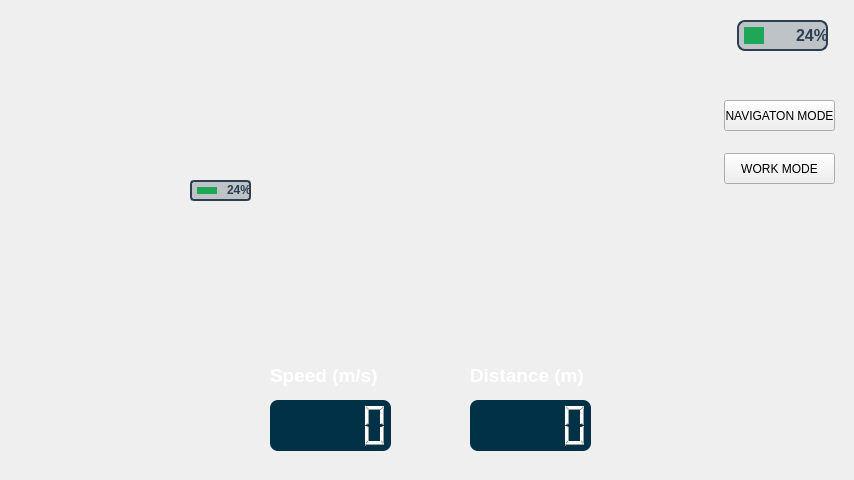
<?xml version="1.0" encoding="UTF-8"?>
<ui version="4.0">
 <class>RobotUIApp</class>
 <widget class="QMainWindow" name="RobotUIApp">
  <property name="enabled">
   <bool>true</bool>
  </property>
  <property name="geometry">
   <rect>
    <x>0</x>
    <y>0</y>
    <width>854</width>
    <height>480</height>
   </rect>
  </property>
  <property name="minimumSize">
   <size>
    <width>854</width>
    <height>480</height>
   </size>
  </property>
  <property name="maximumSize">
   <size>
    <width>3840</width>
    <height>2160</height>
   </size>
  </property>
  <property name="windowTitle">
   <string>RobotUI</string>
  </property>
  <widget class="QWidget" name="centralwidget">
   <widget class="QLabel" name="nav_primary_camera_label">
    <property name="geometry">
     <rect>
      <x>0</x>
      <y>0</y>
      <width>854</width>
      <height>480</height>
     </rect>
    </property>
    <property name="minimumSize">
     <size>
      <width>854</width>
      <height>480</height>
     </size>
    </property>
    <property name="maximumSize">
     <size>
      <width>3840</width>
      <height>2160</height>
     </size>
    </property>
    <property name="styleSheet">
     <string notr="true">color: rgb(22, 51, 79)</string>
    </property>
    <property name="locale">
     <locale language="English" country="UnitedStates"/>
    </property>
    <property name="lineWidth">
     <number>0</number>
    </property>
    <property name="text">
     <string/>
    </property>
   </widget>
   <widget class="QLabel" name="nav_secondary_camera_label">
    <property name="geometry">
     <rect>
      <x>30</x>
      <y>30</y>
      <width>220</width>
      <height>140</height>
     </rect>
    </property>
    <property name="locale">
     <locale language="English" country="UnitedStates"/>
    </property>
    <property name="text">
     <string/>
    </property>
   </widget>
   <widget class="QPushButton" name="snapshot_button">
    <property name="geometry">
     <rect>
      <x>755</x>
      <y>220</y>
      <width>51</width>
      <height>51</height>
     </rect>
    </property>
    <property name="locale">
     <locale language="English" country="UnitedStates"/>
    </property>
    <property name="text">
     <string/>
    </property>
    <property name="icon">
     <iconset>
      <normaloff>img/dslr-camera.png</normaloff>
      <normalon>img/dslr-camera.png</normalon>img/dslr-camera.png</iconset>
    </property>
    <property name="iconSize">
     <size>
      <width>51</width>
      <height>51</height>
     </size>
    </property>
    <property name="flat">
     <bool>true</bool>
    </property>
   </widget>
   <widget class="QPushButton" name="record_button">
    <property name="geometry">
     <rect>
      <x>760</x>
      <y>300</y>
      <width>40</width>
      <height>40</height>
     </rect>
    </property>
    <property name="locale">
     <locale language="English" country="UnitedStates"/>
    </property>
    <property name="text">
     <string/>
    </property>
    <property name="icon">
     <iconset>
      <normaloff>img/record.png</normaloff>
      <normalon>img/record.png</normalon>img/record.png</iconset>
    </property>
    <property name="iconSize">
     <size>
      <width>51</width>
      <height>51</height>
     </size>
    </property>
    <property name="flat">
     <bool>true</bool>
    </property>
   </widget>
   <widget class="QLCDNumber" name="speed_display">
    <property name="geometry">
     <rect>
      <x>270</x>
      <y>400</y>
      <width>121</width>
      <height>51</height>
     </rect>
    </property>
    <property name="autoFillBackground">
     <bool>false</bool>
    </property>
    <property name="styleSheet">
     <string notr="true">QLabel {
    font-family: 'Roboto', sans-serif;
    font-size: 18px;
    font-weight: bold;
    color: #ffffff; /* White text */
    background-color: #2c3e50; /* Dark blue background */
    border-radius: 10px;
    padding: 10px;
}
QLCDNumber {
    background-color: rgb(0, 49, 71); /* Teal color */
    color: #ffffff; /* White text */
    border-radius: 8px;
    padding: 10px;
}</string>
    </property>
    <property name="locale">
     <locale language="English" country="UnitedStates"/>
    </property>
   </widget>
   <widget class="QLCDNumber" name="distance_display">
    <property name="geometry">
     <rect>
      <x>470</x>
      <y>400</y>
      <width>121</width>
      <height>51</height>
     </rect>
    </property>
    <property name="autoFillBackground">
     <bool>false</bool>
    </property>
    <property name="styleSheet">
     <string notr="true">QLabel {
    font-family: 'Roboto', sans-serif;
    font-size: 18px;
    font-weight: bold;
    color: #ffffff; /* White text */
    background-color: #2c3e50; /* Dark blue background */
    border-radius: 10px;
    padding: 10px;
}
QLCDNumber {
    background-color: rgb(0, 49, 71); /* Teal color */
    color: #ffffff; /* White text */
    border-radius: 8px;
    padding: 10px;
}</string>
    </property>
    <property name="locale">
     <locale language="English" country="UnitedStates"/>
    </property>
   </widget>
   <widget class="QLabel" name="speed_label">
    <property name="geometry">
     <rect>
      <x>270</x>
      <y>360</y>
      <width>111</width>
      <height>31</height>
     </rect>
    </property>
    <property name="font">
     <font>
      <pointsize>14</pointsize>
      <bold>true</bold>
     </font>
    </property>
    <property name="styleSheet">
     <string notr="true">color: rgb(255, 255, 255)</string>
    </property>
    <property name="locale">
     <locale language="English" country="UnitedStates"/>
    </property>
    <property name="text">
     <string>Speed (m/s)</string>
    </property>
    <property name="textFormat">
     <enum>Qt::PlainText</enum>
    </property>
   </widget>
   <widget class="QLabel" name="distance_label">
    <property name="geometry">
     <rect>
      <x>470</x>
      <y>360</y>
      <width>121</width>
      <height>31</height>
     </rect>
    </property>
    <property name="font">
     <font>
      <pointsize>14</pointsize>
      <bold>true</bold>
     </font>
    </property>
    <property name="styleSheet">
     <string notr="true">color: rgb(255, 255, 255)</string>
    </property>
    <property name="locale">
     <locale language="English" country="UnitedStates"/>
    </property>
    <property name="text">
     <string>Distance (m)</string>
    </property>
    <property name="textFormat">
     <enum>Qt::PlainText</enum>
    </property>
   </widget>
   <widget class="QProgressBar" name="primary_battery">
    <property name="geometry">
     <rect>
      <x>737</x>
      <y>20</y>
      <width>91</width>
      <height>31</height>
     </rect>
    </property>
    <property name="font">
     <font>
      <pointsize>12</pointsize>
      <bold>true</bold>
     </font>
    </property>
    <property name="styleSheet">
     <string notr="true">QProgressBar {
    border: 2px solid #2c3e50; /* Dark blue border */
    border-radius: 8px;
    background-color: #bdc3c7; /* Light gray background */
    padding: 5px;  /* Padding around the bar */
    text-align: right;  /* Center the percentage text */
    color: #2c3e50; /* Dark blue text */
}

QProgressBar::chunk {
    background-color: rgb(31, 167, 88); /* Green color for battery level */
    width: 20px;
    border-radius: 10px;
}
</string>
    </property>
    <property name="locale">
     <locale language="English" country="UnitedStates"/>
    </property>
    <property name="value">
     <number>24</number>
    </property>
   </widget>
   <widget class="QProgressBar" name="secondary_battery">
    <property name="geometry">
     <rect>
      <x>190</x>
      <y>180</y>
      <width>61</width>
      <height>21</height>
     </rect>
    </property>
    <property name="font">
     <font>
      <bold>true</bold>
     </font>
    </property>
    <property name="styleSheet">
     <string notr="true">QProgressBar {
    border: 2px solid #2c3e50; /* Dark blue border */
    border-radius: 4px;
    background-color: #bdc3c7; /* Light gray background */
    padding: 5px;  /* Padding around the bar */
    text-align: right;  /* Center the percentage text */
    color: #2c3e50; /* Dark blue text */
}

QProgressBar::chunk {
    background-color: rgb(31, 167, 88); /* Green color for battery level */
    width: 20px;
    border-radius: 10px;
}
</string>
    </property>
    <property name="locale">
     <locale language="English" country="UnitedStates"/>
    </property>
    <property name="value">
     <number>24</number>
    </property>
   </widget>
   <widget class="QLabel" name="work_secondary_camera_label">
    <property name="geometry">
     <rect>
      <x>30</x>
      <y>30</y>
      <width>220</width>
      <height>140</height>
     </rect>
    </property>
    <property name="locale">
     <locale language="English" country="UnitedStates"/>
    </property>
    <property name="text">
     <string/>
    </property>
   </widget>
   <widget class="QLabel" name="work_primary_camera_label">
    <property name="geometry">
     <rect>
      <x>0</x>
      <y>0</y>
      <width>854</width>
      <height>480</height>
     </rect>
    </property>
    <property name="minimumSize">
     <size>
      <width>854</width>
      <height>480</height>
     </size>
    </property>
    <property name="maximumSize">
     <size>
      <width>3840</width>
      <height>2160</height>
     </size>
    </property>
    <property name="styleSheet">
     <string notr="true">color: rgb(22, 51, 79)</string>
    </property>
    <property name="locale">
     <locale language="English" country="UnitedStates"/>
    </property>
    <property name="lineWidth">
     <number>0</number>
    </property>
    <property name="text">
     <string/>
    </property>
   </widget>
   <widget class="QPushButton" name="nav_mode_button">
    <property name="geometry">
     <rect>
      <x>724</x>
      <y>100</y>
      <width>111</width>
      <height>31</height>
     </rect>
    </property>
    <property name="styleSheet">
     <string notr="true"/>
    </property>
    <property name="text">
     <string>NAVIGATON MODE</string>
    </property>
   </widget>
   <widget class="QPushButton" name="work_mode_button">
    <property name="geometry">
     <rect>
      <x>724</x>
      <y>153</y>
      <width>111</width>
      <height>31</height>
     </rect>
    </property>
    <property name="text">
     <string>WORK MODE</string>
    </property>
   </widget>
   <zorder>nav_primary_camera_label</zorder>
   <zorder>nav_secondary_camera_label</zorder>
   <zorder>snapshot_button</zorder>
   <zorder>record_button</zorder>
   <zorder>primary_battery</zorder>
   <zorder>work_primary_camera_label</zorder>
   <zorder>nav_mode_button</zorder>
   <zorder>work_mode_button</zorder>
   <zorder>distance_display</zorder>
   <zorder>distance_label</zorder>
   <zorder>speed_label</zorder>
   <zorder>speed_display</zorder>
   <zorder>secondary_battery</zorder>
   <zorder>work_secondary_camera_label</zorder>
  </widget>
 </widget>
 <resources>
  <include location="img/resources.qrc"/>
 </resources>
 <connections/>
</ui>
